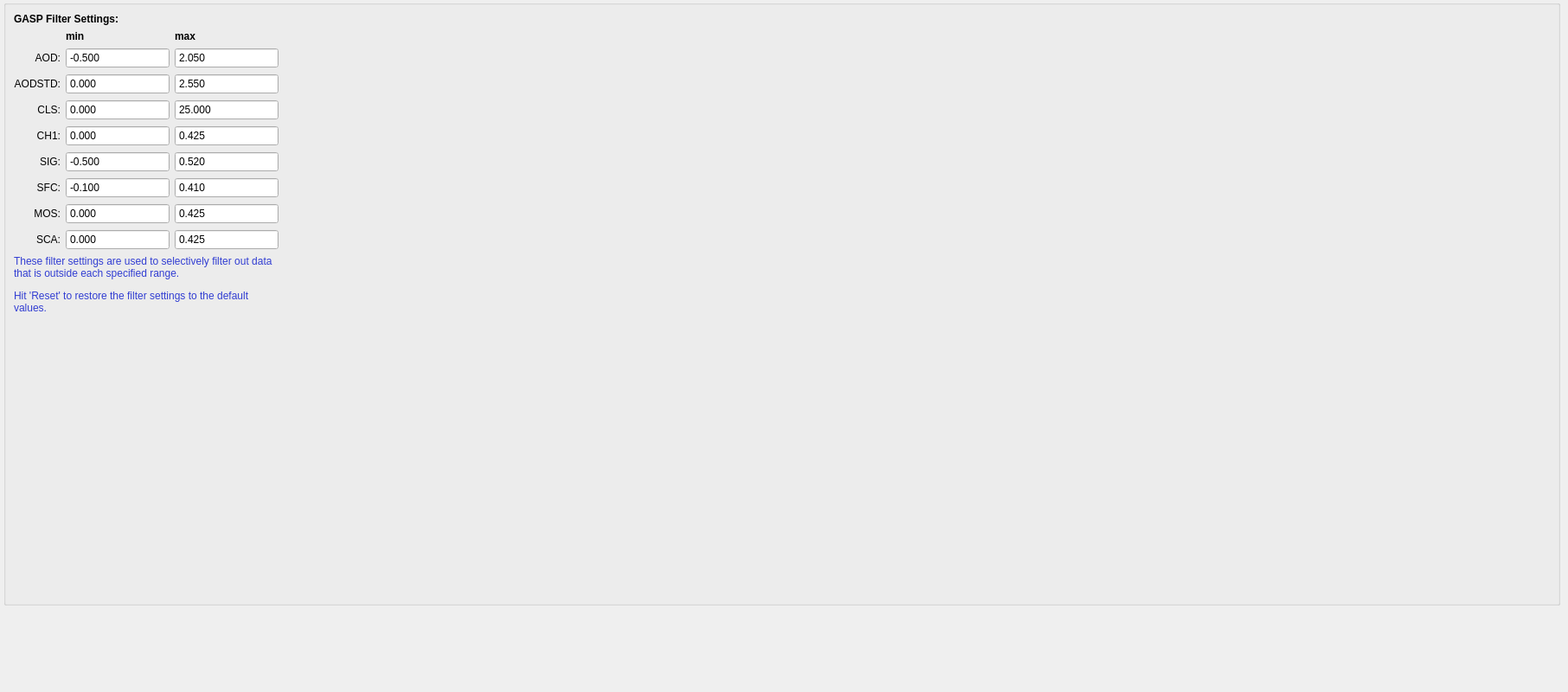
     <widget class="QWidget" name="gaspTab">
      <property name="sizePolicy">
       <sizepolicy hsizetype="MinimumExpanding" vsizetype="MinimumExpanding">
        <horstretch>0</horstretch>
        <verstretch>0</verstretch>
       </sizepolicy>
      </property>
      <property name="minimumSize">
       <size>
        <width>0</width>
        <height>800</height>
       </size>
      </property>
      <attribute name="title">
       <string>GASP Filter</string>
      </attribute>
      <widget class="QGroupBox" name="groupBox_filterGasp">
       <property name="geometry">
        <rect>
         <x>4</x>
         <y>0</y>
         <width>1800</width>
         <height>700</height>
        </rect>
       </property>
       <property name="sizePolicy">
        <sizepolicy hsizetype="MinimumExpanding" vsizetype="MinimumExpanding">
         <horstretch>0</horstretch>
         <verstretch>0</verstretch>
        </sizepolicy>
       </property>
       <property name="minimumSize">
        <size>
         <width>1800</width>
         <height>700</height>
        </size>
       </property>
       <property name="title">
        <string/>
       </property>
       <layout class="QGridLayout" name="gridLayout">
        <item row="5" column="3">
         <spacer name="horizontalSpacer_2">
          <property name="orientation">
           <enum>Qt::Horizontal</enum>
          </property>
          <property name="sizeHint" stdset="0">
           <size>
            <width>40</width>
            <height>20</height>
           </size>
          </property>
         </spacer>
        </item>
        <item row="2" column="1">
         <widget class="QDoubleSpinBox" name="aodDSpinBox">
          <property name="sizePolicy">
           <sizepolicy hsizetype="Preferred" vsizetype="Preferred">
            <horstretch>0</horstretch>
            <verstretch>0</verstretch>
           </sizepolicy>
          </property>
          <property name="minimumSize">
           <size>
            <width>120</width>
            <height>24</height>
           </size>
          </property>
          <property name="maximumSize">
           <size>
            <width>120</width>
            <height>24</height>
           </size>
          </property>
          <property name="frame">
           <bool>true</bool>
          </property>
          <property name="buttonSymbols">
           <enum>QAbstractSpinBox::NoButtons</enum>
          </property>
          <property name="decimals">
           <number>3</number>
          </property>
          <property name="minimum">
           <double>-0.500000000000000</double>
          </property>
          <property name="maximum">
           <double>2.050000000000000</double>
          </property>
          <property name="singleStep">
           <double>0.010000000000000</double>
          </property>
          <property name="value">
           <double>-0.500000000000000</double>
          </property>
         </widget>
        </item>
        <item row="1" column="2">
         <widget class="QLabel" name="label_26">
          <property name="text">
           <string>&lt;html&gt;&lt;head/&gt;&lt;body&gt;&lt;p&gt;&lt;span style=&quot; font-weight:600;&quot;&gt;max&lt;/span&gt;&lt;/p&gt;&lt;/body&gt;&lt;/html&gt;</string>
          </property>
         </widget>
        </item>
        <item row="2" column="2">
         <widget class="QDoubleSpinBox" name="aodDSpinBox2">
          <property name="sizePolicy">
           <sizepolicy hsizetype="Preferred" vsizetype="Preferred">
            <horstretch>0</horstretch>
            <verstretch>0</verstretch>
           </sizepolicy>
          </property>
          <property name="minimumSize">
           <size>
            <width>120</width>
            <height>24</height>
           </size>
          </property>
          <property name="maximumSize">
           <size>
            <width>120</width>
            <height>24</height>
           </size>
          </property>
          <property name="buttonSymbols">
           <enum>QAbstractSpinBox::NoButtons</enum>
          </property>
          <property name="decimals">
           <number>3</number>
          </property>
          <property name="minimum">
           <double>-99999999.000000000000000</double>
          </property>
          <property name="maximum">
           <double>99999999.000000000000000</double>
          </property>
          <property name="value">
           <double>2.050000000000000</double>
          </property>
         </widget>
        </item>
        <item row="3" column="0">
         <widget class="QLabel" name="label_25">
          <property name="text">
           <string>&lt;html&gt;&lt;head/&gt;&lt;body&gt;&lt;p align=&quot;right&quot;&gt;AODSTD:&lt;/p&gt;&lt;/body&gt;&lt;/html&gt;</string>
          </property>
         </widget>
        </item>
        <item row="3" column="1">
         <widget class="QDoubleSpinBox" name="aodstdDSpinBox">
          <property name="sizePolicy">
           <sizepolicy hsizetype="Preferred" vsizetype="Preferred">
            <horstretch>0</horstretch>
            <verstretch>0</verstretch>
           </sizepolicy>
          </property>
          <property name="minimumSize">
           <size>
            <width>120</width>
            <height>24</height>
           </size>
          </property>
          <property name="maximumSize">
           <size>
            <width>120</width>
            <height>24</height>
           </size>
          </property>
          <property name="buttonSymbols">
           <enum>QAbstractSpinBox::NoButtons</enum>
          </property>
          <property name="decimals">
           <number>3</number>
          </property>
          <property name="minimum">
           <double>0.000000000000000</double>
          </property>
          <property name="maximum">
           <double>2.550000000000000</double>
          </property>
         </widget>
        </item>
        <item row="3" column="2">
         <widget class="QDoubleSpinBox" name="aodstdDSpinBox2">
          <property name="sizePolicy">
           <sizepolicy hsizetype="Preferred" vsizetype="Preferred">
            <horstretch>0</horstretch>
            <verstretch>0</verstretch>
           </sizepolicy>
          </property>
          <property name="minimumSize">
           <size>
            <width>120</width>
            <height>24</height>
           </size>
          </property>
          <property name="maximumSize">
           <size>
            <width>120</width>
            <height>24</height>
           </size>
          </property>
          <property name="buttonSymbols">
           <enum>QAbstractSpinBox::NoButtons</enum>
          </property>
          <property name="decimals">
           <number>3</number>
          </property>
          <property name="minimum">
           <double>-99999999.000000000000000</double>
          </property>
          <property name="maximum">
           <double>99999999.000000000000000</double>
          </property>
          <property name="singleStep">
           <double>0.010000000000000</double>
          </property>
          <property name="value">
           <double>2.550000000000000</double>
          </property>
         </widget>
        </item>
        <item row="2" column="0">
         <widget class="QLabel" name="label_18">
          <property name="text">
           <string>&lt;html&gt;&lt;head/&gt;&lt;body&gt;&lt;p align=&quot;right&quot;&gt;AOD:&lt;/p&gt;&lt;/body&gt;&lt;/html&gt;</string>
          </property>
         </widget>
        </item>
        <item row="1" column="1">
         <widget class="QLabel" name="label_19">
          <property name="text">
           <string>&lt;html&gt;&lt;head/&gt;&lt;body&gt;&lt;p&gt;&lt;span style=&quot; font-weight:600;&quot;&gt;min&lt;/span&gt;&lt;/p&gt;&lt;/body&gt;&lt;/html&gt;</string>
          </property>
         </widget>
        </item>
        <item row="8" column="0">
         <widget class="QLabel" name="label_21">
          <property name="text">
           <string>&lt;html&gt;&lt;head/&gt;&lt;body&gt;&lt;p align=&quot;right&quot;&gt;MOS:&lt;/p&gt;&lt;/body&gt;&lt;/html&gt;</string>
          </property>
         </widget>
        </item>
        <item row="8" column="1">
         <widget class="QDoubleSpinBox" name="mosDSpinBox">
          <property name="sizePolicy">
           <sizepolicy hsizetype="Preferred" vsizetype="Preferred">
            <horstretch>0</horstretch>
            <verstretch>0</verstretch>
           </sizepolicy>
          </property>
          <property name="minimumSize">
           <size>
            <width>120</width>
            <height>24</height>
           </size>
          </property>
          <property name="maximumSize">
           <size>
            <width>120</width>
            <height>24</height>
           </size>
          </property>
          <property name="buttonSymbols">
           <enum>QAbstractSpinBox::NoButtons</enum>
          </property>
          <property name="decimals">
           <number>3</number>
          </property>
          <property name="minimum">
           <double>0.000000000000000</double>
          </property>
          <property name="maximum">
           <double>0.425000000000000</double>
          </property>
         </widget>
        </item>
        <item row="8" column="2">
         <widget class="QDoubleSpinBox" name="mosDSpinBox2">
          <property name="sizePolicy">
           <sizepolicy hsizetype="Preferred" vsizetype="Preferred">
            <horstretch>0</horstretch>
            <verstretch>0</verstretch>
           </sizepolicy>
          </property>
          <property name="minimumSize">
           <size>
            <width>120</width>
            <height>24</height>
           </size>
          </property>
          <property name="maximumSize">
           <size>
            <width>120</width>
            <height>24</height>
           </size>
          </property>
          <property name="buttonSymbols">
           <enum>QAbstractSpinBox::NoButtons</enum>
          </property>
          <property name="decimals">
           <number>3</number>
          </property>
          <property name="minimum">
           <double>-99999999.000000000000000</double>
          </property>
          <property name="maximum">
           <double>99999999.000000000000000</double>
          </property>
          <property name="value">
           <double>0.425000000000000</double>
          </property>
         </widget>
        </item>
        <item row="6" column="0">
         <widget class="QLabel" name="label_28">
          <property name="text">
           <string>&lt;html&gt;&lt;head/&gt;&lt;body&gt;&lt;p align=&quot;right&quot;&gt;SIG:&lt;/p&gt;&lt;/body&gt;&lt;/html&gt;</string>
          </property>
         </widget>
        </item>
        <item row="5" column="1">
         <widget class="QDoubleSpinBox" name="ch1DSpinBox">
          <property name="sizePolicy">
           <sizepolicy hsizetype="Preferred" vsizetype="Preferred">
            <horstretch>0</horstretch>
            <verstretch>0</verstretch>
           </sizepolicy>
          </property>
          <property name="minimumSize">
           <size>
            <width>120</width>
            <height>24</height>
           </size>
          </property>
          <property name="maximumSize">
           <size>
            <width>120</width>
            <height>24</height>
           </size>
          </property>
          <property name="buttonSymbols">
           <enum>QAbstractSpinBox::NoButtons</enum>
          </property>
          <property name="decimals">
           <number>3</number>
          </property>
          <property name="minimum">
           <double>0.000000000000000</double>
          </property>
          <property name="maximum">
           <double>0.425000000000000</double>
          </property>
         </widget>
        </item>
        <item row="4" column="2">
         <widget class="QDoubleSpinBox" name="clsDSpinBox2">
          <property name="sizePolicy">
           <sizepolicy hsizetype="Preferred" vsizetype="Preferred">
            <horstretch>0</horstretch>
            <verstretch>0</verstretch>
           </sizepolicy>
          </property>
          <property name="minimumSize">
           <size>
            <width>120</width>
            <height>24</height>
           </size>
          </property>
          <property name="maximumSize">
           <size>
            <width>120</width>
            <height>24</height>
           </size>
          </property>
          <property name="buttonSymbols">
           <enum>QAbstractSpinBox::NoButtons</enum>
          </property>
          <property name="decimals">
           <number>3</number>
          </property>
          <property name="minimum">
           <double>-99999999.000000000000000</double>
          </property>
          <property name="maximum">
           <double>99999999.000000000000000</double>
          </property>
          <property name="value">
           <double>25.000000000000000</double>
          </property>
         </widget>
        </item>
        <item row="5" column="2">
         <widget class="QDoubleSpinBox" name="ch1DSpinBox2">
          <property name="sizePolicy">
           <sizepolicy hsizetype="Preferred" vsizetype="Preferred">
            <horstretch>0</horstretch>
            <verstretch>0</verstretch>
           </sizepolicy>
          </property>
          <property name="minimumSize">
           <size>
            <width>120</width>
            <height>24</height>
           </size>
          </property>
          <property name="maximumSize">
           <size>
            <width>120</width>
            <height>24</height>
           </size>
          </property>
          <property name="buttonSymbols">
           <enum>QAbstractSpinBox::NoButtons</enum>
          </property>
          <property name="decimals">
           <number>3</number>
          </property>
          <property name="minimum">
           <double>-99999999.000000000000000</double>
          </property>
          <property name="maximum">
           <double>99999999.000000000000000</double>
          </property>
          <property name="value">
           <double>0.425000000000000</double>
          </property>
         </widget>
        </item>
        <item row="6" column="1">
         <widget class="QDoubleSpinBox" name="sigDSpinBox">
          <property name="sizePolicy">
           <sizepolicy hsizetype="Preferred" vsizetype="Preferred">
            <horstretch>0</horstretch>
            <verstretch>0</verstretch>
           </sizepolicy>
          </property>
          <property name="minimumSize">
           <size>
            <width>120</width>
            <height>24</height>
           </size>
          </property>
          <property name="maximumSize">
           <size>
            <width>120</width>
            <height>24</height>
           </size>
          </property>
          <property name="buttonSymbols">
           <enum>QAbstractSpinBox::NoButtons</enum>
          </property>
          <property name="decimals">
           <number>3</number>
          </property>
          <property name="minimum">
           <double>-0.500000000000000</double>
          </property>
          <property name="maximum">
           <double>0.520000000000000</double>
          </property>
          <property name="value">
           <double>-0.500000000000000</double>
          </property>
         </widget>
        </item>
        <item row="6" column="2">
         <widget class="QDoubleSpinBox" name="sigDSpinBox2">
          <property name="sizePolicy">
           <sizepolicy hsizetype="Preferred" vsizetype="Preferred">
            <horstretch>0</horstretch>
            <verstretch>0</verstretch>
           </sizepolicy>
          </property>
          <property name="minimumSize">
           <size>
            <width>120</width>
            <height>24</height>
           </size>
          </property>
          <property name="maximumSize">
           <size>
            <width>120</width>
            <height>24</height>
           </size>
          </property>
          <property name="buttonSymbols">
           <enum>QAbstractSpinBox::NoButtons</enum>
          </property>
          <property name="decimals">
           <number>3</number>
          </property>
          <property name="minimum">
           <double>-99999999.000000000000000</double>
          </property>
          <property name="maximum">
           <double>99999999.000000000000000</double>
          </property>
          <property name="value">
           <double>0.520000000000000</double>
          </property>
         </widget>
        </item>
        <item row="5" column="0">
         <widget class="QLabel" name="label_17">
          <property name="text">
           <string>&lt;html&gt;&lt;head/&gt;&lt;body&gt;&lt;p align=&quot;right&quot;&gt;CH1:&lt;/p&gt;&lt;/body&gt;&lt;/html&gt;</string>
          </property>
         </widget>
        </item>
        <item row="4" column="0">
         <widget class="QLabel" name="label_23">
          <property name="text">
           <string>&lt;html&gt;&lt;head/&gt;&lt;body&gt;&lt;p align=&quot;right&quot;&gt;CLS:&lt;/p&gt;&lt;/body&gt;&lt;/html&gt;</string>
          </property>
         </widget>
        </item>
        <item row="7" column="0">
         <widget class="QLabel" name="label_20">
          <property name="text">
           <string>&lt;html&gt;&lt;head/&gt;&lt;body&gt;&lt;p align=&quot;right&quot;&gt;SFC:&lt;/p&gt;&lt;/body&gt;&lt;/html&gt;</string>
          </property>
         </widget>
        </item>
        <item row="7" column="1">
         <widget class="QDoubleSpinBox" name="sfcDSpinBox">
          <property name="sizePolicy">
           <sizepolicy hsizetype="Preferred" vsizetype="Preferred">
            <horstretch>0</horstretch>
            <verstretch>0</verstretch>
           </sizepolicy>
          </property>
          <property name="minimumSize">
           <size>
            <width>120</width>
            <height>24</height>
           </size>
          </property>
          <property name="maximumSize">
           <size>
            <width>120</width>
            <height>24</height>
           </size>
          </property>
          <property name="buttonSymbols">
           <enum>QAbstractSpinBox::NoButtons</enum>
          </property>
          <property name="decimals">
           <number>3</number>
          </property>
          <property name="minimum">
           <double>-0.100000000000000</double>
          </property>
          <property name="maximum">
           <double>0.410000000000000</double>
          </property>
          <property name="singleStep">
           <double>0.100000000000000</double>
          </property>
          <property name="value">
           <double>-0.100000000000000</double>
          </property>
         </widget>
        </item>
        <item row="7" column="2">
         <widget class="QDoubleSpinBox" name="sfcDSpinBox2">
          <property name="sizePolicy">
           <sizepolicy hsizetype="Preferred" vsizetype="Preferred">
            <horstretch>0</horstretch>
            <verstretch>0</verstretch>
           </sizepolicy>
          </property>
          <property name="minimumSize">
           <size>
            <width>120</width>
            <height>24</height>
           </size>
          </property>
          <property name="maximumSize">
           <size>
            <width>120</width>
            <height>24</height>
           </size>
          </property>
          <property name="buttonSymbols">
           <enum>QAbstractSpinBox::NoButtons</enum>
          </property>
          <property name="decimals">
           <number>3</number>
          </property>
          <property name="minimum">
           <double>-99999999.000000000000000</double>
          </property>
          <property name="maximum">
           <double>99999999.000000000000000</double>
          </property>
          <property name="value">
           <double>0.410000000000000</double>
          </property>
         </widget>
        </item>
        <item row="4" column="1">
         <widget class="QDoubleSpinBox" name="clsDSpinBox">
          <property name="sizePolicy">
           <sizepolicy hsizetype="Preferred" vsizetype="Preferred">
            <horstretch>0</horstretch>
            <verstretch>0</verstretch>
           </sizepolicy>
          </property>
          <property name="minimumSize">
           <size>
            <width>120</width>
            <height>24</height>
           </size>
          </property>
          <property name="maximumSize">
           <size>
            <width>120</width>
            <height>24</height>
           </size>
          </property>
          <property name="buttonSymbols">
           <enum>QAbstractSpinBox::NoButtons</enum>
          </property>
          <property name="decimals">
           <number>3</number>
          </property>
          <property name="minimum">
           <double>0.000000000000000</double>
          </property>
          <property name="maximum">
           <double>25.000000000000000</double>
          </property>
         </widget>
        </item>
        <item row="10" column="0" colspan="3">
         <widget class="QLabel" name="label_27">
          <property name="text">
           <string>&lt;html&gt;&lt;head/&gt;&lt;body&gt;&lt;p&gt;&lt;span style=&quot; color:#313dd2;&quot;&gt;These filter settings are used to selectively filter out data that is outside each specified range. &lt;/span&gt;&lt;/p&gt;&lt;p&gt;&lt;span style=&quot; color:#313dd2;&quot;&gt;Hit 'Reset' to restore the filter settings to the default values.&lt;/span&gt;&lt;/p&gt;&lt;/body&gt;&lt;/html&gt;</string>
          </property>
          <property name="textFormat">
           <enum>Qt::RichText</enum>
          </property>
          <property name="wordWrap">
           <bool>true</bool>
          </property>
         </widget>
        </item>
        <item row="9" column="1">
         <widget class="QDoubleSpinBox" name="scaDSpinBox">
          <property name="sizePolicy">
           <sizepolicy hsizetype="Preferred" vsizetype="Preferred">
            <horstretch>0</horstretch>
            <verstretch>0</verstretch>
           </sizepolicy>
          </property>
          <property name="minimumSize">
           <size>
            <width>120</width>
            <height>24</height>
           </size>
          </property>
          <property name="maximumSize">
           <size>
            <width>120</width>
            <height>24</height>
           </size>
          </property>
          <property name="buttonSymbols">
           <enum>QAbstractSpinBox::NoButtons</enum>
          </property>
          <property name="decimals">
           <number>3</number>
          </property>
          <property name="minimum">
           <double>0.000000000000000</double>
          </property>
          <property name="maximum">
           <double>0.425000000000000</double>
          </property>
         </widget>
        </item>
        <item row="9" column="2">
         <widget class="QDoubleSpinBox" name="scaDSpinBox2">
          <property name="sizePolicy">
           <sizepolicy hsizetype="Preferred" vsizetype="Preferred">
            <horstretch>0</horstretch>
            <verstretch>0</verstretch>
           </sizepolicy>
          </property>
          <property name="minimumSize">
           <size>
            <width>120</width>
            <height>24</height>
           </size>
          </property>
          <property name="maximumSize">
           <size>
            <width>120</width>
            <height>24</height>
           </size>
          </property>
          <property name="buttonSymbols">
           <enum>QAbstractSpinBox::NoButtons</enum>
          </property>
          <property name="decimals">
           <number>3</number>
          </property>
          <property name="minimum">
           <double>-99999999.000000000000000</double>
          </property>
          <property name="maximum">
           <double>99999999.000000000000000</double>
          </property>
          <property name="value">
           <double>0.425000000000000</double>
          </property>
         </widget>
        </item>
        <item row="9" column="0">
         <widget class="QLabel" name="label_24">
          <property name="text">
           <string>&lt;html&gt;&lt;head/&gt;&lt;body&gt;&lt;p align=&quot;right&quot;&gt;SCA:&lt;/p&gt;&lt;/body&gt;&lt;/html&gt;</string>
          </property>
         </widget>
        </item>
        <item row="0" column="0" colspan="3">
         <widget class="QLabel" name="label_22">
          <property name="text">
           <string>&lt;html&gt;&lt;head/&gt;&lt;body&gt;&lt;p&gt;&lt;span style=&quot; font-weight:600;&quot;&gt;GASP Filter Settings:&lt;/span&gt;&lt;/p&gt;&lt;/body&gt;&lt;/html&gt;</string>
          </property>
          <property name="alignment">
           <set>Qt::AlignLeading|Qt::AlignLeft|Qt::AlignVCenter</set>
          </property>
         </widget>
        </item>
        <item row="11" column="0">
         <spacer name="verticalSpacer">
          <property name="orientation">
           <enum>Qt::Vertical</enum>
          </property>
          <property name="sizeHint" stdset="0">
           <size>
            <width>20</width>
            <height>40</height>
           </size>
          </property>
         </spacer>
        </item>
       </layout>
      </widget>
     </widget>
